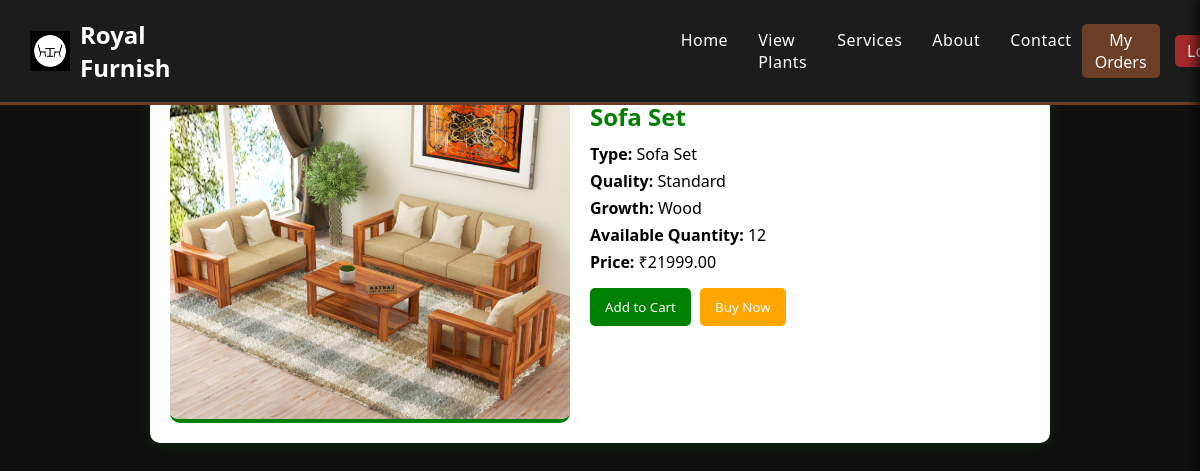
Screenshot of /plant-details/8/ with the database file from the repository.
### plants/models.py (models this page shows, shortened)
class Plant(models.Model):
    plant_id = models.CharField(max_length=20, unique=True)
    name = models.CharField(max_length=100)
    info = models.TextField()
    price = models.DecimalField(max_digits=10, decimal_places=2)
    image = models.ImageField(upload_to='plants/')
    plant_type = models.CharField(max_length=100, default='Sapling')
    growth = models.CharField(max_length=50)  # e.g. 5 months / 10 months
    quality = models.CharField(max_length=50)
    quantity = models.IntegerField(default=0)

### plants/views.py (the view)
# urls.py: path('plant-details/<int:id>/', views.us_view_plant_details, name='us_view_plant_details'),
def us_view_plant_details(request, id):
    plant = get_object_or_404(Plant, id=id)
    return render(request, 'us_view_plant_details.html', {'plant': plant})

### templates/us_view_plant_details.html (shortened to what this page needs)
{% load static %}
<!DOCTYPE html>
<html>
<head>
</head>
<body>
{% include 'header.html' %}
<div class="container">
    <div class="plant-details">
        <img src="{{ plant.image.url }}" alt="{{ plant.name }}">
        <div class="plant-info">
            <h2>{{ plant.name }}</h2>
            <p><strong>Type:</strong> {{ plant.plant_type }}</p>
            <p><strong>Quality:</strong> {{ plant.quality }}</p>
            <p><strong>Growth:</strong> {{ plant.growth }}</p>
            <p><strong>Available Quantity:</strong> {{ plant.quantity }}</p>
            <p><strong>Price:</strong> ₹{{ plant.price }}</p>
            <form action="{% url 'add_to_cart' plant.id %}" method="post" style="display:inline;">
                <button type="submit" class="add">Add to Cart</button>
            </form>
            <button class="buy" onclick="alert('Proceed to buy {{ plant.name }}')">Buy Now</button>
        </div>
    </div>
</div>
</body>
</html>

### templates/us_view_plant_details.html (style rules this page uses)
body { font-family: Arial; background:#f4fff4; padding:80px 20px; }
.container { max-width:900px; margin:auto; background:white; padding:20px; border-radius:10px; box-shadow:0 0 15px rgba(0,128,0,0.2); }
.plant-details { display:flex; flex-wrap:wrap; gap:20px; align-items:flex-start; }
.plant-details img { width:100%; max-width:400px; height:auto; border-radius:10px; border-bottom:4px solid green; }
.plant-info { flex:1; }
.plant-info h2 { color:green; margin-bottom:10px; }
.plant-info p { margin:5px 0; font-size:16px; }
.plant-info button { margin:10px 5px 0 0; padding:10px 15px; border:none; border-radius:5px; cursor:pointer; }
.plant-info button.add { background:green; color:white; }
.plant-info button.buy { background:orange; color:white; }

### templates/header.html (style rules this page uses)
* { margin:0; padding:0; box-sizing:border-box; font-family: 'Poppins', 'Segoe UI', sans-serif; }
body { background:#111; padding-top:80px; }

### rows the page displays
Plant: image (picture), name "Sofa Set", plant_type "Sofa Set", quality "Standard", growth "Wood", quantity "12", price "21999.00"
